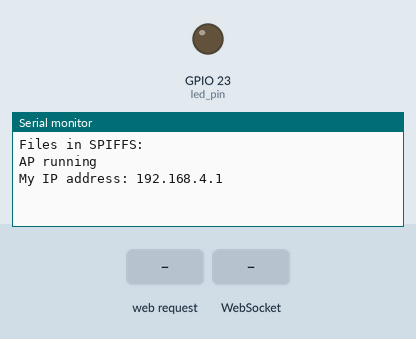
This program was run on a simulated ESP32. On the bench: output pins drawn as LEDs (lit = HIGH), the last lines printed to the serial monitor. Inputs (shaded band) come from the test bench. Storage starts empty.

Above: at 1.2 s.
1.3 s: HTTP request GET / received
At 2.3 s:
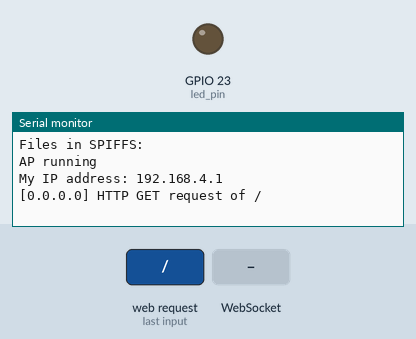
2.8 s: WebSocket text "1" received
At 3.7 s:
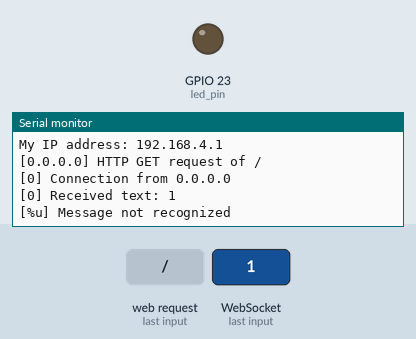
4.3 s: HTTP request GET /style.css received
At 5.8 s:
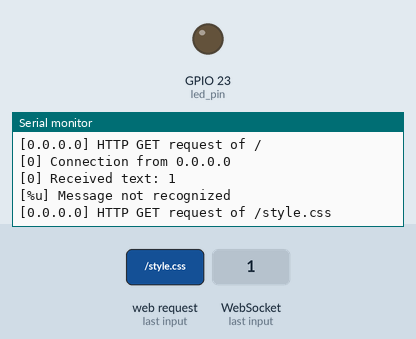

The program:

main.cpp
```cpp
#include <Arduino.h>
#include <WiFi.h>

#include <SPIFFS.h>
#include <AsyncTCP.h>
#include <ESPAsyncWebServer.h>
#include <WebSocketsServer.h>

// Constants
const char *ssid = "ESP32-AP";
const char *password = "LetMeInPlz";
const char *msg_toggle_led = "toggleLED";
const char *msg_get_led = "getLEDState";
const int dns_port = 53;
const int http_port = 80;
const int ws_port = 1337;
const int led_pin = 23;

// Globals
static AsyncWebServer server(80);
WebSocketsServer webSocket = WebSocketsServer(1337);
char msg_buf[10];
int led_state = 0;

/***********************************************************
 * Functions
 */

// Callback: receiving any WebSocket message
void onWebSocketEvent(uint8_t client_num, WStype_t type, uint8_t *payload, size_t length)
{

  // Figure out the type of WebSocket event
  switch (type)
  {

  // Client has disconnected
  case WStype_DISCONNECTED:
    Serial.printf("[%u] Disconnected!\n", client_num);
    break;

  // New client has connected
  case WStype_CONNECTED:
  {
    IPAddress ip = webSocket.remoteIP(client_num);
    Serial.printf("[%u] Connection from ", client_num);
    Serial.println(ip.toString());
  }
  break;

  // Handle text messages from client
  case WStype_TEXT:

    // Print out raw message
    Serial.printf("[%u] Received text: %s\n", client_num, payload);

    // Toggle LED
    if (strcmp((char *)payload, "toggleLED") == 0)
    {
      led_state = led_state ? 0 : 1;
      Serial.printf("Toggling LED to %u\n", led_state);
      digitalWrite(led_pin, led_state);

      // Report the state of the LED
    }
    else if (strcmp((char *)payload, "getLEDState") == 0)
    {
      sprintf(msg_buf, "%d", led_state);
      Serial.printf("Sending to [%u]: %s\n", client_num, msg_buf);
      webSocket.sendTXT(client_num, msg_buf);

      // Message not recognized
    }
    else
    {
      Serial.println("[%u] Message not recognized");
    }
    break;

  // For everything else: do nothing
  case WStype_BIN:
  case WStype_ERROR:
  case WStype_FRAGMENT_TEXT_START:
  case WStype_FRAGMENT_BIN_START:
  case WStype_FRAGMENT:
  case WStype_FRAGMENT_FIN:
  default:
    break;
  }
}

// Callback: send homepage
void onIndexRequest(AsyncWebServerRequest *request)
{
  IPAddress remote_ip = request->client()->remoteIP();
  Serial.println("[" + remote_ip.toString() +
                 "] HTTP GET request of " + request->url());
  request->send(SPIFFS, "/index.html", "text/html");
}

// Callback: send style sheet
void onCSSRequest(AsyncWebServerRequest *request)
{
  IPAddress remote_ip = request->client()->remoteIP();
  Serial.println("[" + remote_ip.toString() + "] HTTP GET request of " + request->url());
  request->send(SPIFFS, "/style.css", "text/css");
}

// Callback: send 404 if requested file does not exist
void onPageNotFound(AsyncWebServerRequest *request)
{
  IPAddress remote_ip = request->client()->remoteIP();
  Serial.println("[" + remote_ip.toString() + "] HTTP GET request of " + request->url());
  request->send(404, "text/plain", "Not found");
}

/***********************************************************
 * Main
 */
void listAllFiles()
{
  File root = SPIFFS.open("/");
  File file = root.openNextFile();

  Serial.println("Files in SPIFFS:");
  while (file)
  {
    Serial.printf("  %s (%d bytes)\n", file.name(), file.size());
    file = root.openNextFile();
  }
}

void setup()
{

  listAllFiles();

  // Init LED and turn off
  pinMode(led_pin, OUTPUT);
  digitalWrite(led_pin, LOW);

  // Start Serial port
  Serial.begin(115200);

  // Make sure we can read the file system
  if (!SPIFFS.begin())
  {
    Serial.println("Error mounting SPIFFS");
    while (1)
      ;
  }

  // Start access point
  WiFi.softAP(ssid, password);

  // Print our IP address
  Serial.println();
  Serial.println("AP running");
  Serial.print("My IP address: ");
  Serial.println(WiFi.softAPIP());

  // On HTTP request for root, provide index.html file
  server.on("/", HTTP_GET, onIndexRequest);

  // On HTTP request for style sheet, provide style.css
  server.on("/style.css", HTTP_GET, onCSSRequest);

  // Handle requests for pages that do not exist
  server.onNotFound(onPageNotFound);

  // Start web server
  server.begin();

  // Start WebSocket server and assign callback
  webSocket.begin();
  webSocket.onEvent(onWebSocketEvent);
}

void loop()
{

  // Look for and handle WebSocket data
  webSocket.loop();
}
```

Measured:
- after the input at 1.3 s, the serial monitor: prints a new line at once (image 1)
- after the input at 2.8 s, the serial monitor: prints a new line at once (image 2)
- after the input at 4.3 s, the serial monitor: prints a new line at once (image 3)
